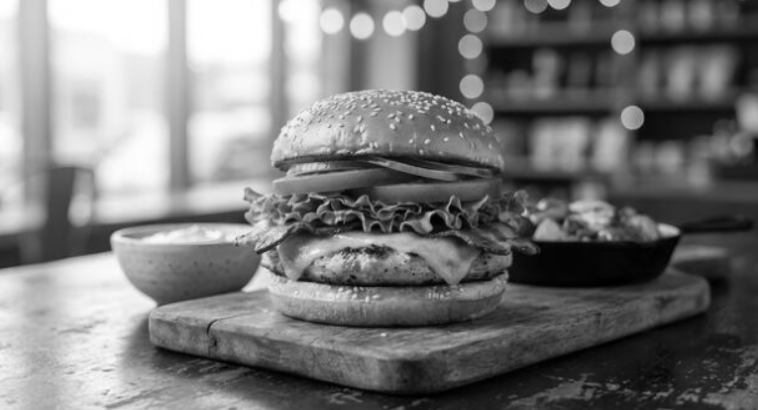
#> input picture image.png, 758 x 410 px
$ jupyter execute Untitled.ipynb
#> lines starting #> are read from the running program, lines starting #| are printed output that depends on the picture; after the words box and inside, x2 and y2 are one past the last pixel; in counts of white or black regions, pixels touching at a corner belong together
# NAME: E ARYA KRISHNA REG: 212225240014

# Step 1: Import the required libraries: OpenCV, NumPy, and Matplotlib.

[cell 1]
import cv2
import numpy as np
import matplotlib.pyplot as plt

# Step 2: Load the input image using OpenCV.

[cell 2]
import cv2

# Load the image
img = cv2.imread('image.png')
#> img is the input picture: shape (410, 758, 3); min 0, max 255, mean 121.5

print("Image loaded successfully")

# Step 3: Convert the input image into grayscale format.

[cell 3]
gray = cv2.cvtColor(img, cv2.COLOR_BGR2GRAY)

plt.figure(figsize=(8,5))
plt.imshow(gray, cmap='gray')
plt.title("Original Grayscale Image")
plt.axis('off')
plt.show()

# Step 4: Global Thresholding
Select a fixed threshold value.
Apply thresholding to separate foreground and background pixels.
Display the thresholded image.

[cell 4]
threshold_value = 127

ret, global_thresh = cv2.threshold(
    gray, threshold_value, 255, cv2.THRESH_BINARY
)
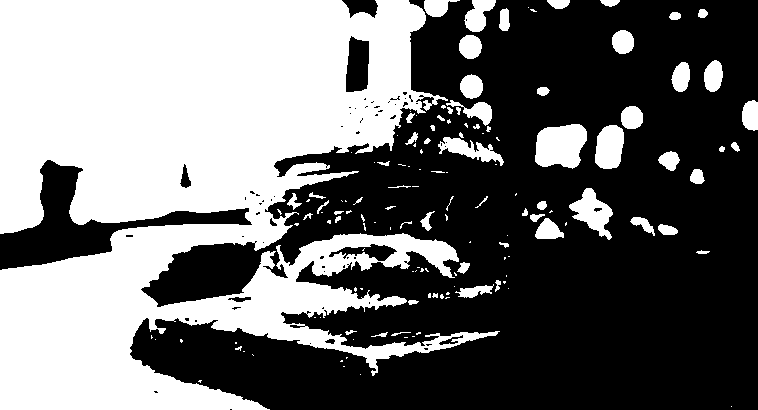
#> global_thresh: shape (410, 758); 43.5% white; 142 white regions (77 under 20 px), largest, box (x1, y1, x2, y2) and area: (0, 0, 500, 410) 121951, (535, 124, 587, 169) 1840, (569, 188, 613, 240) 1098
#> ret = 127

plt.figure(figsize=(12,5))

plt.subplot(1,2,1)
plt.imshow(gray, cmap='gray')
plt.title("Original Grayscale Image")
plt.axis('off')

plt.subplot(1,2,2)
plt.imshow(global_thresh, cmap='gray')
plt.title("Global Thresholding")
plt.axis('off')

plt.show()
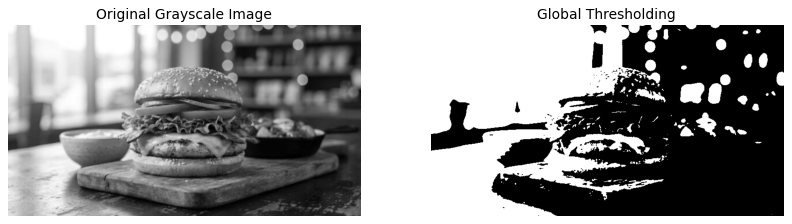
#> figure drawn by matplotlib, 2 panels

# Step 5: Adaptive Thresholding
Compute threshold values for small regions of the image.
Apply Adaptive Mean Thresholding.
Apply Adaptive Gaussian Thresholding.
Display the segmented images.

[cell 5]
adaptive_mean = cv2.adaptiveThreshold(
    gray,
    255,
    cv2.ADAPTIVE_THRESH_MEAN_C,
    cv2.THRESH_BINARY,
    11,
    2
)
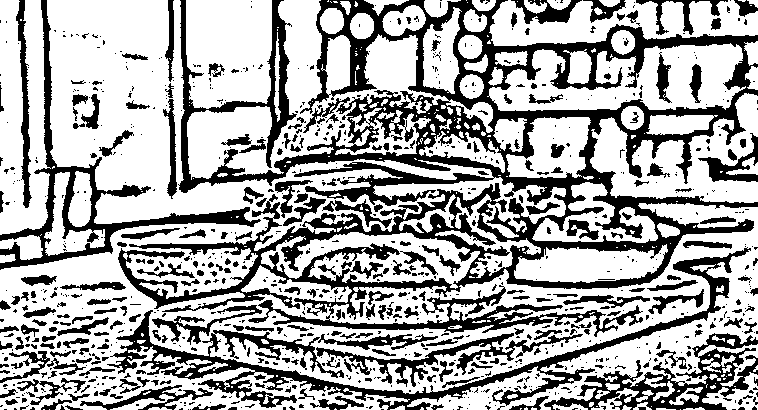
#> adaptive_mean: shape (410, 758); 65.9% white; 923 black regions (658 under 20 px), largest, box (x1, y1, x2, y2) and area: (118, 0, 758, 337) 53448, (107, 247, 751, 410) 10117, (0, 0, 261, 270) 5874

plt.figure(figsize=(12,5))

plt.subplot(1,2,1)
plt.imshow(gray, cmap='gray')
plt.title("Original Grayscale Image")
plt.axis('off')

plt.subplot(1,2,2)
plt.imshow(adaptive_mean, cmap='gray')
plt.title("Adaptive Mean Thresholding")
plt.axis('off')

plt.show()
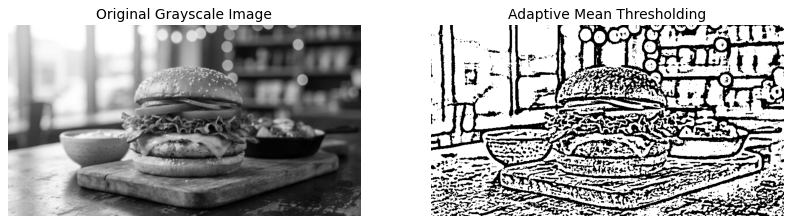
#> figure drawn by matplotlib, 2 panels

# Step 6: Otsu's Thresholding
Automatically determine the optimal threshold value.
Apply Otsu's thresholding technique.
Display the segmented image.

[cell 6]
otsu_value, otsu_thresh = cv2.threshold(
    gray,
    0,
    255,
    cv2.THRESH_BINARY + cv2.THRESH_OTSU
)
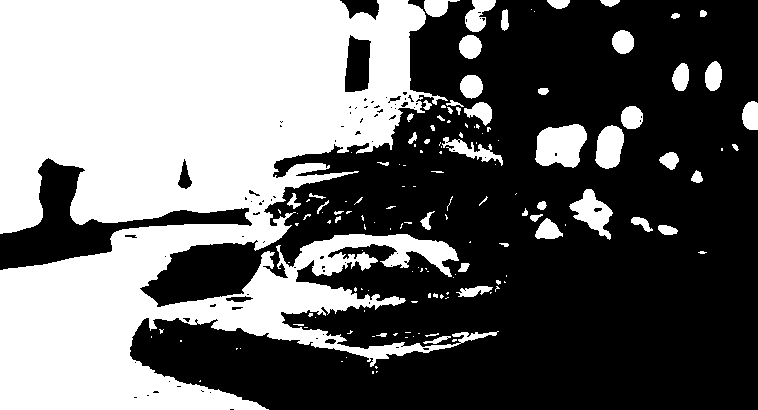
#> otsu_thresh: shape (410, 758); 42.4% white; 148 white regions (95 under 20 px), largest, box (x1, y1, x2, y2) and area: (0, 0, 499, 410) 119691, (535, 124, 587, 168) 1736, (569, 189, 613, 240) 1039
#> otsu_value = 131

print("Optimal Otsu Threshold Value:", otsu_value)
#| Optimal Otsu Threshold Value: 131.0

plt.figure(figsize=(12,5))

plt.subplot(1,2,1)
plt.imshow(gray, cmap='gray')
plt.title("Original Grayscale Image")
plt.axis('off')

plt.subplot(1,2,2)
plt.imshow(otsu_thresh, cmap='gray')
plt.title("Otsu's Thresholding")
plt.axis('off')

plt.show()

# Step 7:
Compare the results obtained from Global, Adaptive, and Otsu's thresholding methods.

[cell 7]
plt.figure(figsize=(15,10))

images = [
    gray,
    global_thresh,
    adaptive_mean,
    otsu_thresh
]

titles = [
    "Original Grayscale Image",
    "Global Thresholding",
    "Adaptive Mean Thresholding",
    "Otsu's Thresholding"
]

for i in range(4):
    plt.subplot(2,2,i+1)
    plt.imshow(images[i], cmap='gray')
    plt.title(titles[i])
    plt.axis('off')

plt.tight_layout()
plt.show()
